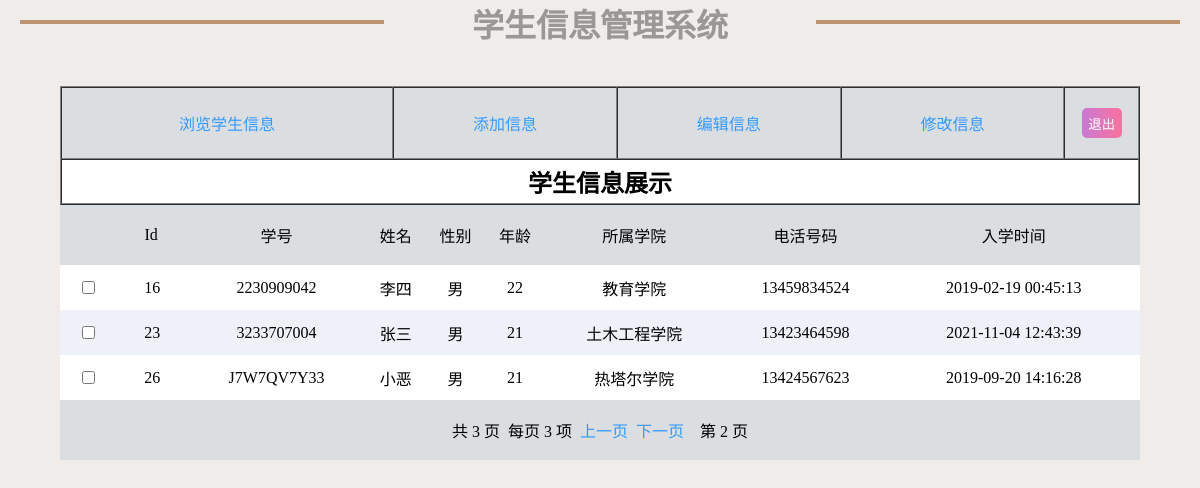
Screenshot of /SelectAll.php?curpage=2 with the database file from the repository.
### tables this page shows
CREATE TABLE `studentinfo` (
  `id` int(11) NOT NULL AUTO_INCREMENT,
  `sno` varchar(20) NOT NULL,
  `name` varchar(5) NOT NULL,
  `sex` varchar(1) NOT NULL,
  `age` int(11) NOT NULL,
  `institute` varchar(15) NOT NULL,
  `phone_number` char(11) NOT NULL,
  `time` timestamp NOT NULL DEFAULT CURRENT_TIMESTAMP ON UPDATE CURRENT_TIMESTAMP,
  PRIMARY KEY (`id`)
);

### SelectAll.php (the view, shortened to what this page needs)
<!DOCTYPE html PUBLIC "-//W3C//DTD XHTML 1.0 Transitional//EN" "http://www.w3.org/TR/xhtml1/DTD/xhtml1-transitional.dtd">
<html xmlns="http://www.w3.org/1999/xhtml">
<head>
    <link rel="stylesheet" href="css/a.css">
</head>
<body>
<div>
    <header>
        <hr/>
        <h1>学生信息管理系统</h1>
        <hr/>
    </header>
    <main>
        <table width="900" border="1" align="center">
            <tr>
                <td><a href="SelectAll.php">浏览学生信息</a></td>
                <td><a href="add.php">添加信息</a></td>
                <td><a href="edit.php">编辑信息 </a></td>
                <td><a href="deleteall.php">修改信息</a></td>
                <td><a href="loginout.php"><button class="buttons" type="button">退出</button></a></td>
            </tr>
            <tr>
                <td colspan="7"><h2>学生信息展示</h2></td>
            </tr>
        </table>
        <table>
            <?php
            $con=mysqli_connect("localhost","root","1234");
            mysqli_query($con,"set names utf8");
            if($con){
            $db=mysqli_select_db($con,"mystudent");
            if($db){
            $sql="select * from studentinfo";
            $data = mysqli_query($con,$sql);
            $maxrows = mysqli_num_rows($data);
            $page_size = 3;
            if($maxrows%$page_size == 0){
                $maxpage = (int)($maxrows/$page_size);
            }else{
                $maxpage = (int)($maxrows/$page_size)+1;
            }
            if(isset($_GET['curpage'])){
                $page = $_GET['curpage'];
            }else{
                $page=1;
            }
            $start = $page_size*($page-1);
            $get_sql = "select * from studentinfo limit $start,$page_size";
            $data=mysqli_query($con,$get_sql);
            ?>
            <tbody>
            <tr id="thead">
                <td class="d" colspan="2" align="center">Id</td>
                <td>学号</td>
                <td>姓名</td>
                <td>性别</td>
                <td>年龄</td>
                <td>所属学院</td>
                <td>电活号码</td>
                <td>入学时间</td>
            </tr>
            <?php
            while($row = mysqli_fetch_array($data)){
                ?>
                <tr>
                    <td><input type="checkbox"></td>
                    <td><?php echo $row["id"] ?></td>
                    <td><?php echo $row["sno"] ?></td>
                    <td><?php echo $row["name"] ?></td>
                    <td><?php echo $row["sex"] ?></td>
                    <td><?php echo $row["age"] ?></td>
                    <td><?php echo $row["institute"] ?></td>
                    <td><?php echo $row["phone_number"] ?></td>
                    <td><?php echo $row["time"] ?></td>
                </tr>
                <?php
            }
            ?>
            </tbody>
        </table>
    </main>
    <table  align="center"><tr><td>
                <?php
                echo "<p>共 $maxpage 页&nbsp;&nbsp;";
                echo "每页 $page_size 项&nbsp;&nbsp;";
                if($page>1){
                    $prepage=$page-1;
                    echo "<a href='?curpage=$prepage'>上一页</a>&nbsp;&nbsp;";
                }
                if($page<$maxpage){
                    $nextpage=$page+1;
                    echo "<a href='?curpage=$nextpage'>下一页</a>&nbsp;&nbsp;";
                }
                echo "&nbsp;&nbsp;第 $page 页</p>";
                }
                }
                ?>
            </td></tr>
    </table>
</div>
</body>
</html>

### css/a.css (style rules this page uses)
* { margin: 0; padding: 0; }
a:link { color:#39F; text-decoration:none; }
body { background-color: #f0ece9; height: 800px; }
header { display: flex; flex-flow: row nowrap; justify-content: space-between; }
header h1 { color: #9a9897; }
header hr { margin: 20px 20px 0; background-color: #bc9470; border: 2px solid #bc9470; width: 30%; height: 0; }
main button { margin: 20px 5px; width: 38px; height: 35px; color: white; }
main button.buttons { width: 40px; height: 30px; border: none; margin-left: -10px; margin-right: -10px; color: white; text-align: center; background-image: linear-gradient(to right, #c979d4,#fa719d); border-radius: 5px; }
table { margin: 0 auto; width: 90%; text-align: center; border-spacing: 0; }
table tbody tr:first-of-type { background-color: #dadee1 !important; height: 60px; }
table tbody tr { height: 45px; }
table tbody tr:nth-child(odd) { background-color: #eef1f8; }
table tbody tr:nth-child(even) { background-color: #ffffff; }
table tbody tr td.d { padding-left: 55px; }

### rows the page displays
studentinfo: id "16", sno "2230909042", name "李四", sex "男", age "22", institute "教育学院", phone_number "13459834524", time "2019-02-19 00:45:13"
studentinfo: id "23", sno "3233707004", name "张三", sex "男", age "21", institute "土木工程学院", phone_number "13423464598", time "2021-11-04 12:43:39"
studentinfo: id "26", sno "J7W7QV7Y33", name "小恶", sex "男", age "21", institute "热塔尔学院", phone_number "13424567623", time "2019-09-20 14:16:28"

### other values shown
$maxpage "3"
$page_size "3"
$page "2"
